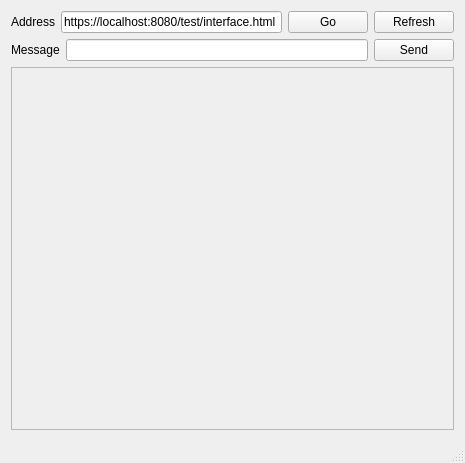
<?xml version="1.0" encoding="UTF-8"?>
<ui version="4.0">
 <class>MainWindow</class>
 <widget class="QMainWindow" name="MainWindow">
  <property name="geometry">
   <rect>
    <x>0</x>
    <y>0</y>
    <width>465</width>
    <height>463</height>
   </rect>
  </property>
  <property name="windowTitle">
   <string>TinyBrowser</string>
  </property>
  <widget class="QWidget" name="centralWidget">
   <layout class="QVBoxLayout" name="verticalLayout">
    <item>
     <layout class="QHBoxLayout" name="horizontalLayout">
      <item>
       <widget class="QLabel" name="label">
        <property name="text">
         <string>Address</string>
        </property>
       </widget>
      </item>
      <item>
       <widget class="QLineEdit" name="addressEdit">
        <property name="text">
         <string>https://localhost:8080/test/interface.html</string>
        </property>
       </widget>
      </item>
      <item>
       <widget class="QPushButton" name="btnGo">
        <property name="text">
         <string>Go</string>
        </property>
       </widget>
      </item>
      <item>
       <widget class="QPushButton" name="btnRefresh">
        <property name="text">
         <string>Refresh</string>
        </property>
       </widget>
      </item>
     </layout>
    </item>
    <item>
     <layout class="QHBoxLayout" name="horizontalLayout_2">
      <item>
       <widget class="QLabel" name="label_2">
        <property name="text">
         <string>Message</string>
        </property>
       </widget>
      </item>
      <item>
       <widget class="QLineEdit" name="msgEdit"/>
      </item>
      <item>
       <widget class="QPushButton" name="btnSend">
        <property name="text">
         <string>Send</string>
        </property>
       </widget>
      </item>
     </layout>
    </item>
    <item>
     <widget class="QFrame" name="frame">
      <property name="sizePolicy">
       <sizepolicy hsizetype="Expanding" vsizetype="Expanding">
        <horstretch>0</horstretch>
        <verstretch>0</verstretch>
       </sizepolicy>
      </property>
      <property name="frameShape">
       <enum>QFrame::StyledPanel</enum>
      </property>
      <property name="frameShadow">
       <enum>QFrame::Raised</enum>
      </property>
     </widget>
    </item>
   </layout>
  </widget>
  <widget class="QStatusBar" name="statusBar"/>
 </widget>
 <layoutdefault spacing="6" margin="11"/>
 <resources/>
 <connections/>
</ui>
